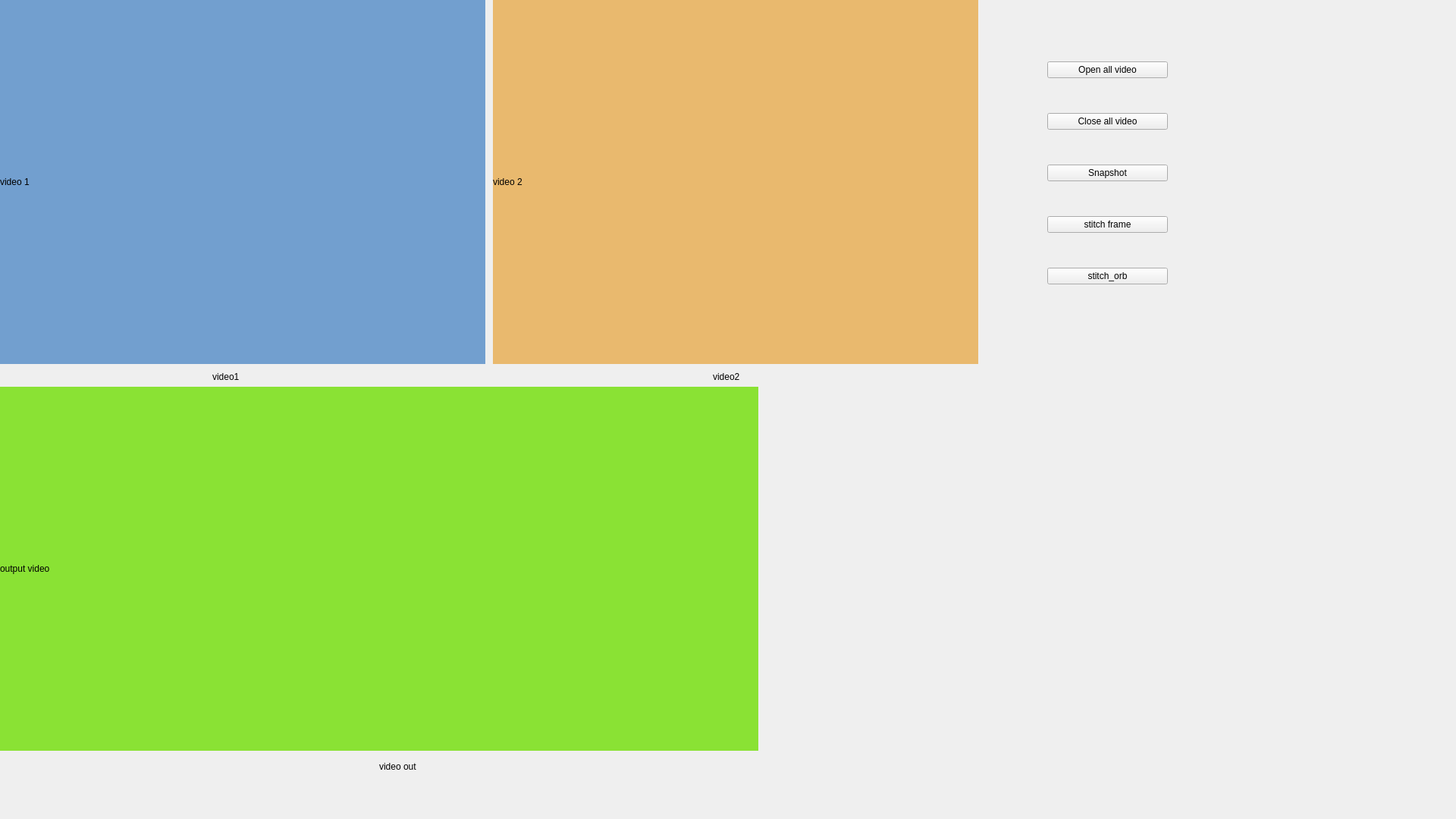
<?xml version="1.0" encoding="UTF-8"?>
<ui version="4.0">
 <class>MainWindow</class>
 <widget class="QMainWindow" name="MainWindow">
  <property name="geometry">
   <rect>
    <x>0</x>
    <y>0</y>
    <width>1920</width>
    <height>1080</height>
   </rect>
  </property>
  <property name="minimumSize">
   <size>
    <width>1920</width>
    <height>1080</height>
   </size>
  </property>
  <property name="maximumSize">
   <size>
    <width>1920</width>
    <height>1080</height>
   </size>
  </property>
  <property name="windowTitle">
   <string>MainWindow</string>
  </property>
  <widget class="QWidget" name="centralWidget">
   <widget class="QLabel" name="label">
    <property name="geometry">
     <rect>
      <x>0</x>
      <y>510</y>
      <width>1000</width>
      <height>480</height>
     </rect>
    </property>
    <property name="styleSheet">
     <string notr="true">background-color: rgb(138, 226, 52);</string>
    </property>
    <property name="text">
     <string>output video</string>
    </property>
   </widget>
   <widget class="QLabel" name="cam_label_1">
    <property name="geometry">
     <rect>
      <x>0</x>
      <y>0</y>
      <width>640</width>
      <height>480</height>
     </rect>
    </property>
    <property name="styleSheet">
     <string notr="true">background-color: rgb(114, 159, 207);</string>
    </property>
    <property name="text">
     <string>video 1</string>
    </property>
   </widget>
   <widget class="QLabel" name="cam_label_2">
    <property name="geometry">
     <rect>
      <x>650</x>
      <y>0</y>
      <width>640</width>
      <height>480</height>
     </rect>
    </property>
    <property name="styleSheet">
     <string notr="true">background-color: rgb(233, 185, 110);</string>
    </property>
    <property name="text">
     <string>video 2</string>
    </property>
   </widget>
   <widget class="QWidget" name="verticalLayoutWidget">
    <property name="geometry">
     <rect>
      <x>1370</x>
      <y>30</y>
      <width>181</width>
      <height>401</height>
     </rect>
    </property>
    <layout class="QVBoxLayout" name="verticalLayout">
     <item>
      <widget class="QPushButton" name="open_video_pushButton">
       <property name="text">
        <string>Open all video</string>
       </property>
      </widget>
     </item>
     <item>
      <widget class="QPushButton" name="close_video_pushButton">
       <property name="text">
        <string>Close all video</string>
       </property>
      </widget>
     </item>
     <item>
      <widget class="QPushButton" name="Snapshot">
       <property name="text">
        <string>Snapshot</string>
       </property>
      </widget>
     </item>
     <item>
      <widget class="QPushButton" name="Stitch_pushButton">
       <property name="text">
        <string>stitch frame</string>
       </property>
      </widget>
     </item>
     <item>
      <widget class="QPushButton" name="orb_pushButton">
       <property name="text">
        <string>stitch_orb</string>
       </property>
      </widget>
     </item>
    </layout>
   </widget>
   <widget class="QLabel" name="label_2">
    <property name="geometry">
     <rect>
      <x>280</x>
      <y>486</y>
      <width>67</width>
      <height>21</height>
     </rect>
    </property>
    <property name="text">
     <string>video1</string>
    </property>
   </widget>
   <widget class="QLabel" name="label_3">
    <property name="geometry">
     <rect>
      <x>940</x>
      <y>486</y>
      <width>67</width>
      <height>21</height>
     </rect>
    </property>
    <property name="text">
     <string>video2</string>
    </property>
   </widget>
   <widget class="QLabel" name="label_4">
    <property name="geometry">
     <rect>
      <x>500</x>
      <y>1000</y>
      <width>67</width>
      <height>21</height>
     </rect>
    </property>
    <property name="text">
     <string>video out</string>
    </property>
   </widget>
   <widget class="QLabel" name="label_5">
    <property name="geometry">
     <rect>
      <x>1620</x>
      <y>270</y>
      <width>281</width>
      <height>71</height>
     </rect>
    </property>
    <property name="text">
     <string/>
    </property>
   </widget>
   <widget class="QLabel" name="label_6">
    <property name="geometry">
     <rect>
      <x>1620</x>
      <y>340</y>
      <width>281</width>
      <height>71</height>
     </rect>
    </property>
    <property name="text">
     <string/>
    </property>
   </widget>
  </widget>
  <widget class="QMenuBar" name="menuBar">
   <property name="geometry">
    <rect>
     <x>0</x>
     <y>0</y>
     <width>1920</width>
     <height>22</height>
    </rect>
   </property>
  </widget>
 </widget>
 <layoutdefault spacing="6" margin="11"/>
 <resources/>
 <connections/>
</ui>
